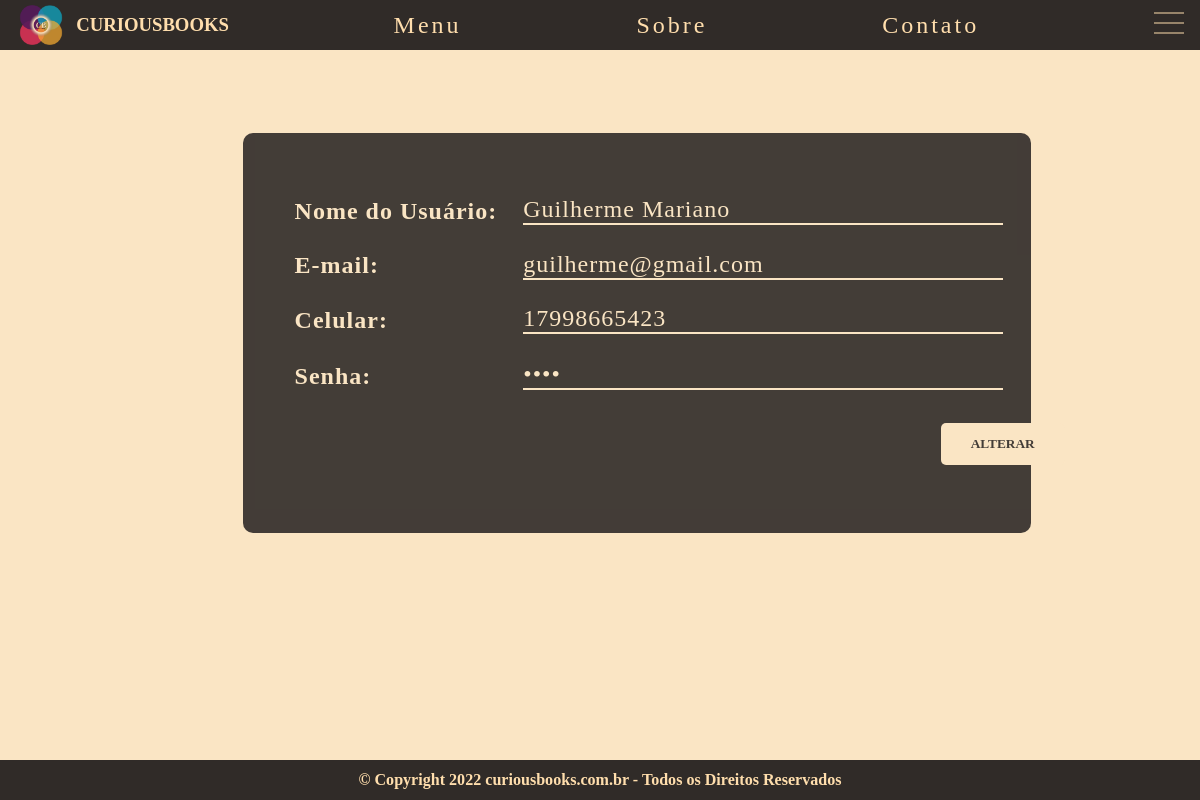
Page /html-php/biblio.php?idperf=3 on the committed database.
### tables this page shows
CREATE TABLE `cad_usuario` (
  `id` int(10) NOT NULL,
  `nome` varchar(100) NOT NULL,
  `email` varchar(150) NOT NULL,
  `telefone` varchar(15) NOT NULL,
  `senha` varchar(20) NOT NULL,
  `admin2` tinyint(1) NOT NULL DEFAULT '0'
);

### html-php/biblio.php (the view, shortened to what this page needs)
<!DOCTYPE html>
<html lang="pt-br">
<head>
    <link rel="stylesheet" href="../css/style.CSS">
</head>
<body>
    <div class="container">
        <header class="header">
            <div class="logo">
                <img src="../imgs/logo.png" alt="Logotipo do curiousbooks" width="50" height="40">
                <a href="index.php"><h3>CURIOUSBOOKS</h3></a>
            </div>
            <a class="active" href="index.php"><label>Menu</label></a>
            <a href="sobre.html"><label>Sobre</label></a>
            <a href="contato.html"><label>Contato</label></a>
            <div class="icon-menu">
                <svg width="30" height="30" viewBox="0 0 30 30" fill="none" xmlns="http://www.w3.org/2000/svg">
                    <line class="firstline" x1="0" y1="5" x2="37" y2="5" stroke="#FFDEAD"/>
                    <line class="secondline" y1="15" x2="30" y2="15" stroke="#FFDEAD"/>
                    <line class="thirdline" y1="25" x2="37" y2="25" stroke="#FFDEAD"/>
                </svg>
            </div>
        </header>
        <div class="content">
            <div class="page">
            <?php
            $id=$_GET['idperf'];
            include_once('conexao.php');
            $sqlconsulta = "SELECT * FROM cad_usuario where id=$id";
            $resultado = mysqli_query($mysqli, $sqlconsulta);
            $dados = mysqli_fetch_assoc($resultado);
            ?>
                <form action="update.php" name="info-book" method="POST">
                    <section class="dados">
                            <table>
                                    <tr>
                                        <td><label>Nome do Usuário: </label></td>
                                        <td><input type="text" name="nome" value="<?php echo $dados['nome']; ?>"></td>
                                   </tr>
                                        <br>
                                    <tr>
                                        <td><label>E-mail: </label></td>
                                        <td><input type="text" name="email" value="<?php echo $dados['email']; ?>" ></td>
                                    </tr>
                                        <br>
                                    <tr>
                                        <td><label>Celular: </label></td>
                                        <td><input type="text" name="fone" value="<?php echo $dados['telefone']; ?>"></td>
                                    <tr>
                                        <br>
                                    <tr>
                                        <td><label>Senha:</label></td>
                                        <td><input type="password" name="senha" value="<?php echo $dados['senha']; ?>" ></td>
                                    <tr>
                                        <br>
                                <tr>
                                    <td><a><button type="submit"  name="atualizar">Alterar</button></a></td>
                                </tr>
                            </table>
                    </section>
                </form>
            </div>
        </div>
        <footer>
            <h6>&copy; Copyright 2022 curiousbooks.com.br - Todos os Direitos Reservados</h6>
        </footer>
    </div>
</body>
</html>

### html-php/biblio.php (style rules this page uses)
.dados { margin-top: -5%; color: #fae5c4; margin-left: 15%; }
table { margin: 5%; background: #302B28; border-radius: 10px; padding: 3%; color: #fae5c4; opacity: 0.9; height: 50vh; padding: 5%; }
td input { display: inline-block; color: #fae5c4; letter-spacing: 1px; line-height: 24px; font-size: 1.5rem; border: none; background: none; font-family: Georgia; border-bottom: 2px solid #fae5c4; margin-left: 5%; width: 40vw; }
td label { color: #fae5c4; letter-spacing: 1px; line-height: 24px; font-size: 1.5rem; font-family: Georgia; font-weight: bold; }
td a button { background-color:#fae5c4; color: #302B28; text-decoration: none; border: none; font-family: Georgia; font-weight: bold; padding: 13px 30px; border-radius: 5px; transition: .4s; text-transform: uppercase; float: right; margin-right: -280%; cursor: pointer; }

### rows in the picture
cad_usuario: nome "Guilherme Mariano", email "guilherme@gmail.com", fone "17998665423"
